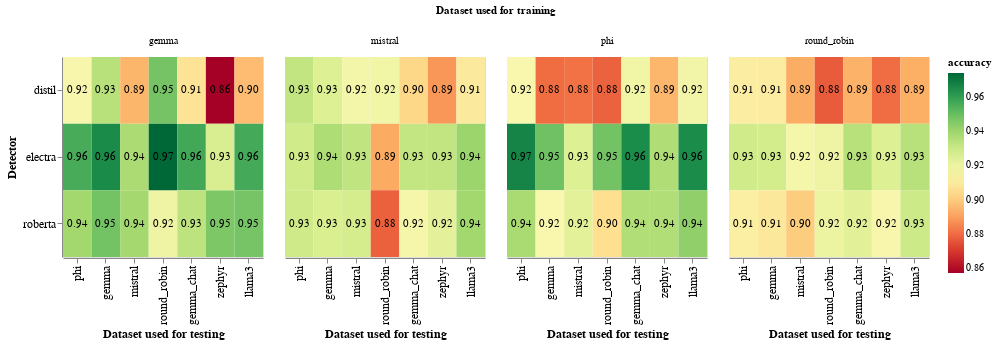

The code cell stored with this chart in its notebook:
### Code cell
heatmap = alt.Chart(freeze_base_df).mark_rect().encode(
    alt.X('dataset:N', sort=None, title="Dataset used for testing"),
    alt.Y('detector_short_name:N', sort=None, title="Detector"),
    alt.Color('accuracy:Q').scale(scheme='redyellowgreen'),
    #alt.Row("trained_on_dataset:N", title="Dataset used for training"),
).properties(
    width=200,
    height=200
)

heatmap_text = alt.Chart(freeze_base_df).mark_text(baseline='middle').encode(
    alt.X('dataset:N', sort=None, title="Dataset used for testing"),
    alt.Y('detector_short_name:N', sort=None, title="Detector"),
    text='accuracy:Q',
    color=alt.condition(
        alt.datum.accuracy > 0.5,
        alt.value('black'),
        alt.value('white')
    )
).properties(
    width=200,
    height=200
)

alt.layer(heatmap, heatmap_text).facet(
    column=alt.Column("trained_on_dataset:N", title="Dataset used for training")
).configure(
    numberFormat='0.2f'
).configure_axis(
    labelFontSize=12,
    titleFontSize=12
)
